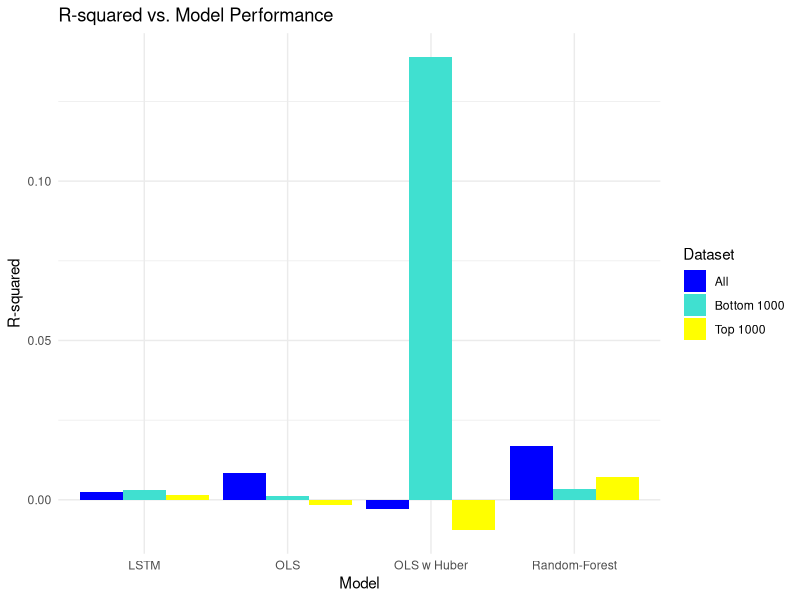
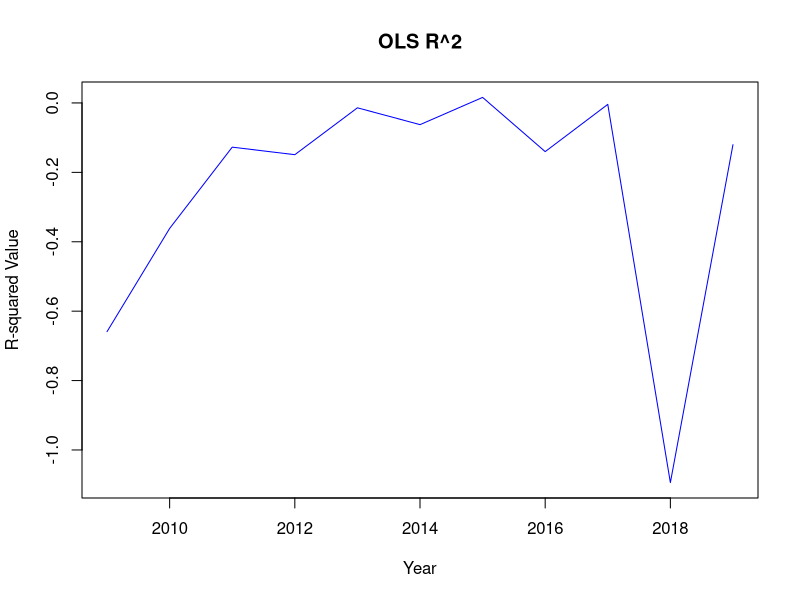
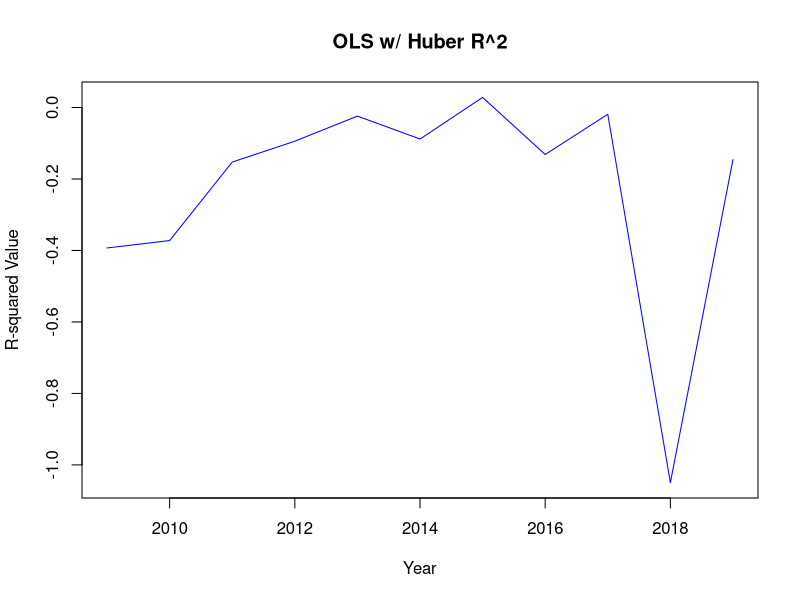
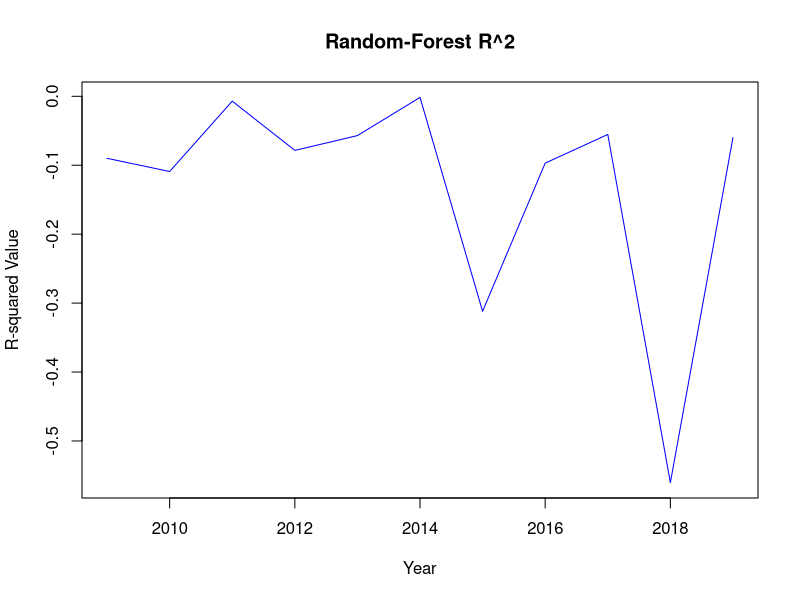
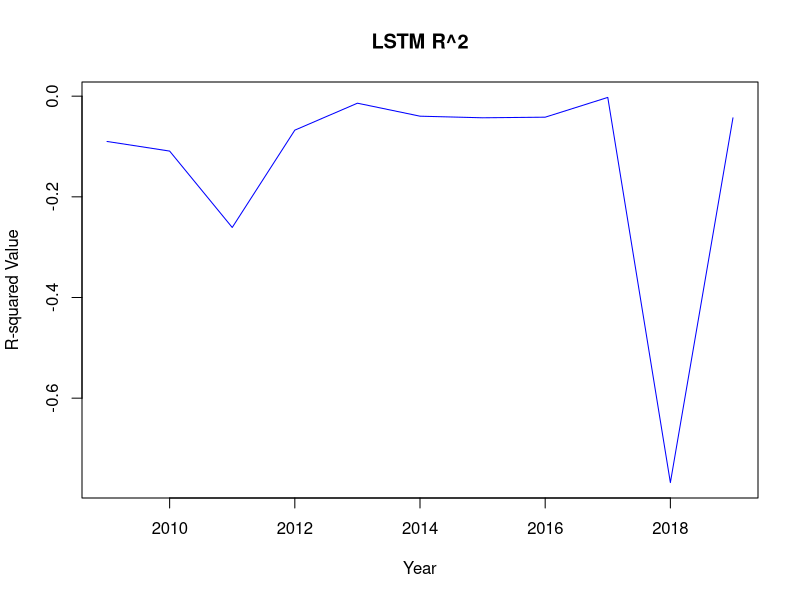

R code for these plots, in order:
# Load required libraries
library(ggplot2)

# Sample data (replace with your actual R-squared values)
data <- data.frame(
  Model = rep(c("OLS", "OLS w Huber", "Random-Forest", "LSTM"), each = 3),
  Dataset = rep(c("All", "Top 1000", "Bottom 1000"), times = 4),
  R_squared = c(0.00829, -0.0016, 0.0011, -0.0028, -0.0095, 0.139, 0.017, 0.0073, 0.0034, 0.0024, 0.0016, 0.0032)
)

# Create bar chart
ggplot(data, aes(x = Model, y = R_squared, fill = Dataset)) +
  geom_bar(stat = "identity", position = "dodge") +
  labs(title = "R-squared vs. Model Performance",
       x = "Model",
       y = "R-squared") +
  scale_fill_manual(values = c("blue", "#40E0D0", "yellow")) +  # Define colors for each model
  theme_minimal()


# Years from 1995 to 2015
years <- 2009:2019

r_squared_values <- c(-0.65901047546989, -0.361633125065703,  -0.127389721739456, -0.149096203259179,  -0.0140088785045793, -0.0625184327543851, 0.0159722748435088, -0.140255849331574, -0.00405752795992753, -1.09401190149182, 
                      -0.120278166231536)

# Create a line plot for R-squared values
plot(years, r_squared_values, type = "l", col = "blue", xlab = "Year", ylab = "R-squared Value", main = "OLS R^2")


r_squared_values <- c(-0.392964865535784, -0.37223910336796, -0.152649743655255, -0.0941695987012028,  -0.0240521589747462, -0.0882119604060143, 0.0282757582000654, -0.131408316811164, -0.0188185514335872, -1.04948306007856, 
                      -0.145693234556018)


# Create a line plot for R-squared values
plot(years, r_squared_values, type = "l", col = "blue", xlab = "Year", ylab = "R-squared Value", main = "OLS w/ Huber R^2")

r_squared_values <- c(-0.08998296, -0.1090994, -0.007030313, -0.0784509, -0.05699684, -0.001592706, -0.3118906,-0.09692005, -0.05532857, -0.5603918, 
                      -0.05986084)

# Create a line plot for R-squared values
plot(years, r_squared_values, type = "l", col = "blue", xlab = "Year", ylab = "R-squared Value", main = "Random-Forest R^2")

r_squared_values <- c(-0.08998296, -0.1090994, -0.2608575, -0.06747795, -0.01394878, -0.03975618, -0.04293517,-0.04174138, -0.002450364, -0.7677409, 
                      -0.04301312)

# Create a line plot for R-squared values
plot(years, r_squared_values, type = "l", col = "blue", xlab = "Year", ylab = "R-squared Value", main = "LSTM R^2")


